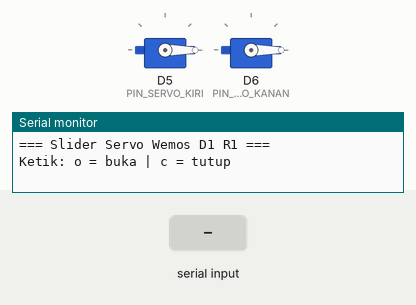
This sketch was run on a simulated ESP8266 (Wemos D1 mini). Parts: 2 × servo, the last lines printed to the serial monitor. The test bench sets the inputs (shaded band).

Above: at 1.4 s.
1.5 s: "o" received over Serial
At 2.1 s:
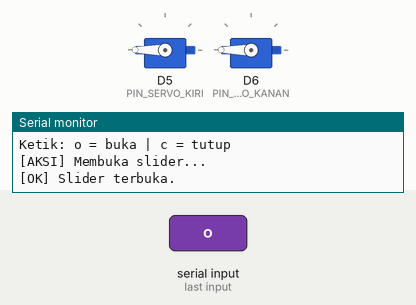
3.0 s: "c" received over Serial
At 4.4 s:
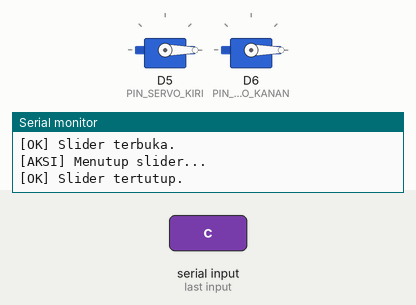
4.8 s: "O" received over Serial
At 5.8 s:
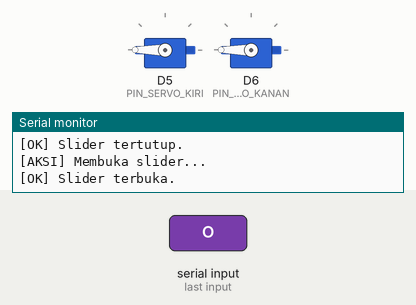
6.3 s: "C" received over Serial
At 6.9 s:
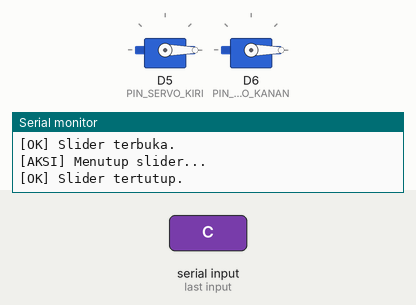
Timing chart, 0 to 8.8 s (numbered marks = the images above; inputs shaded):
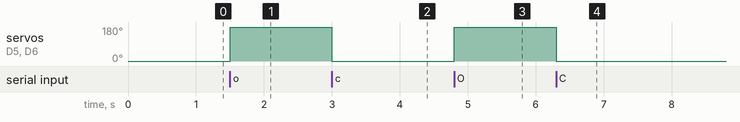

The sketch:

slider_servo_wemos.ino
```cpp
/*
 * Slider Buka-Tutup dengan 2 Servo (Kiri & Kanan)
 * Board: Wemos D1 R1 (ESP8266)
 *
 * Servo kiri & kanan bergerak MIRROR (berlawanan arah)
 * supaya slider membuka/menutup simetris.
 *
 * Kontrol lewat Serial Monitor (baud 115200):
 *   o = buka (open)
 *   c = tutup (close)
 */

#include <Servo.h>

// ---------- KONFIGURASI PIN ----------
// Di Wemos D1 R1, pakai label D5/D6 (GPIO14/GPIO12) — aman & PWM-friendly.
#define PIN_SERVO_KIRI  D5
#define PIN_SERVO_KANAN D6

// ---------- KONFIGURASI SUDUT ----------
// Sesuaikan angka ini sesuai mekanik slider kamu.
const int KIRI_TUTUP  = 0;     // posisi servo kiri saat slider tertutup
const int KIRI_BUKA   = 180;    // posisi servo kiri saat slider terbuka

const int KANAN_TUTUP = 0;   // servo kanan mirror -> kebalikan dari kiri
const int KANAN_BUKA  = 180;

// Kecepatan gerak (ms delay per derajat). Makin besar = makin pelan/halus.
const int STEP_DELAY  = 0;

// ---------- OBJEK SERVO ----------
Servo servoKiri;
Servo servoKanan;

int posKiri  = KIRI_TUTUP;
int posKanan = KANAN_TUTUP;

void setup() {
  Serial.begin(115200);
  delay(200);

  servoKiri.attach(PIN_SERVO_KIRI);
  servoKanan.attach(PIN_SERVO_KANAN);

  // Mulai dari posisi tertutup
  servoKiri.write(posKiri);
  servoKanan.write(posKanan);

  Serial.println();
  Serial.println("=== Slider Servo Wemos D1 R1 ===");
  Serial.println("Ketik: o = buka | c = tutup");
}

// Gerak halus kedua servo secara bersamaan menuju target
void gerak(int targetKiri, int targetKanan) {
  posKiri  = targetKiri;
  posKanan = targetKanan;
  servoKiri.write(posKiri);
  servoKanan.write(posKanan);
  delay(300);   // kasih waktu servo sampai ke posisi fisik
}

void buka() {
  Serial.println("[AKSI] Membuka slider...");
  gerak(KIRI_BUKA, KANAN_BUKA);
  Serial.println("[OK] Slider terbuka.");
}

void tutup() {
  Serial.println("[AKSI] Menutup slider...");
  gerak(KIRI_TUTUP, KANAN_TUTUP);
  Serial.println("[OK] Slider tertutup.");
}

void loop() {
  if (Serial.available() > 0) {
    char cmd = Serial.read();
    if (cmd == 'o' || cmd == 'O') buka();
    else if (cmd == 'c' || cmd == 'C') tutup();
  }
}
```

Measured:
- after the input at 1.5 s, servo on D5 (PIN_SERVO_KIRI), servo on D6 (PIN_SERVO_KANAN): 0° → 180° at once
- after the input at 3.0 s, servo on D5 (PIN_SERVO_KIRI), servo on D6 (PIN_SERVO_KANAN): 180° → 0° at once
- after the input at 4.8 s, servo on D5 (PIN_SERVO_KIRI), servo on D6 (PIN_SERVO_KANAN): 0° → 180° at once
- after the input at 6.3 s, servo on D5 (PIN_SERVO_KIRI), servo on D6 (PIN_SERVO_KANAN): 180° → 0° at once
